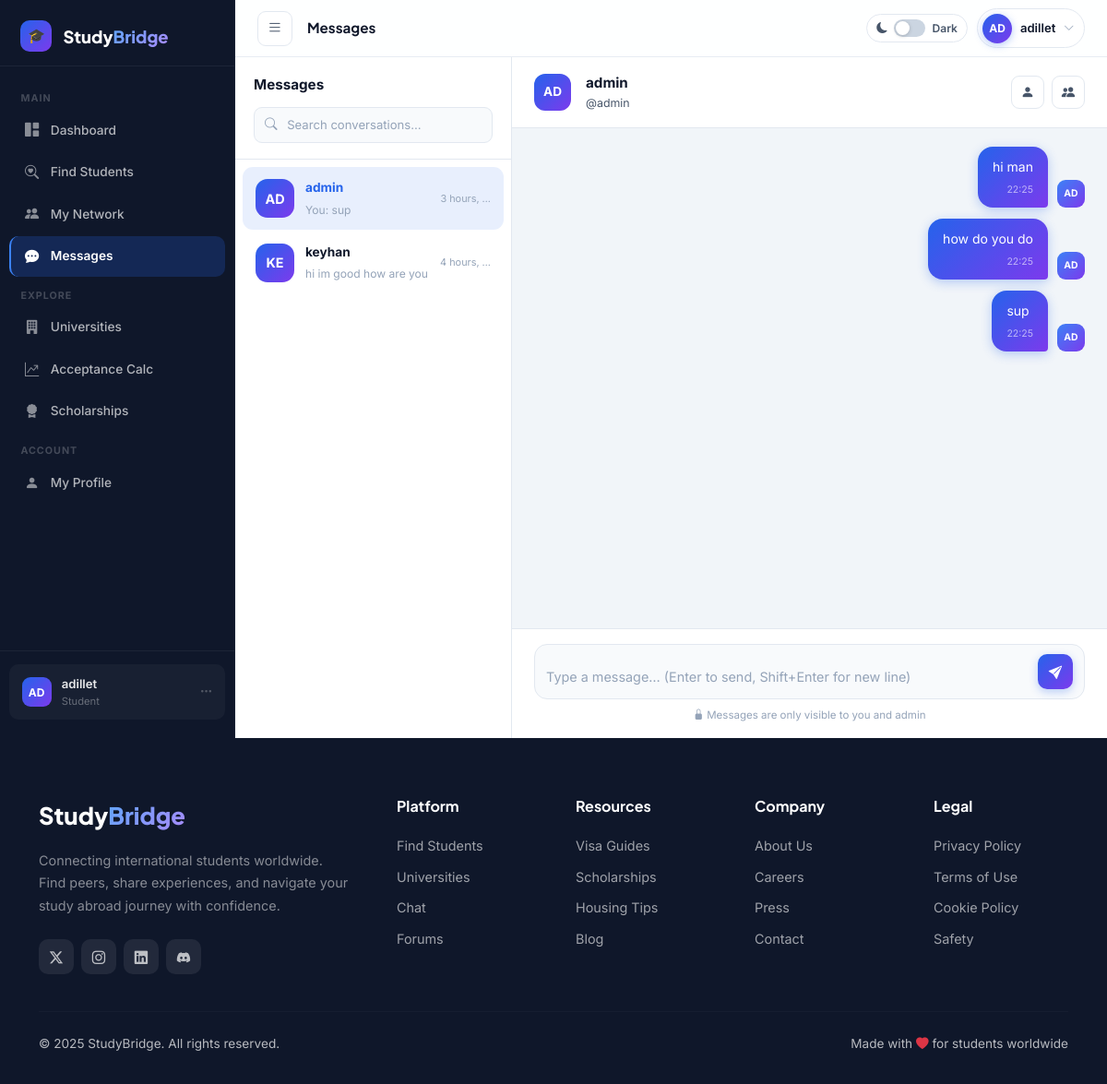
Before: /chat/admin/ (signed in) with the older database file.
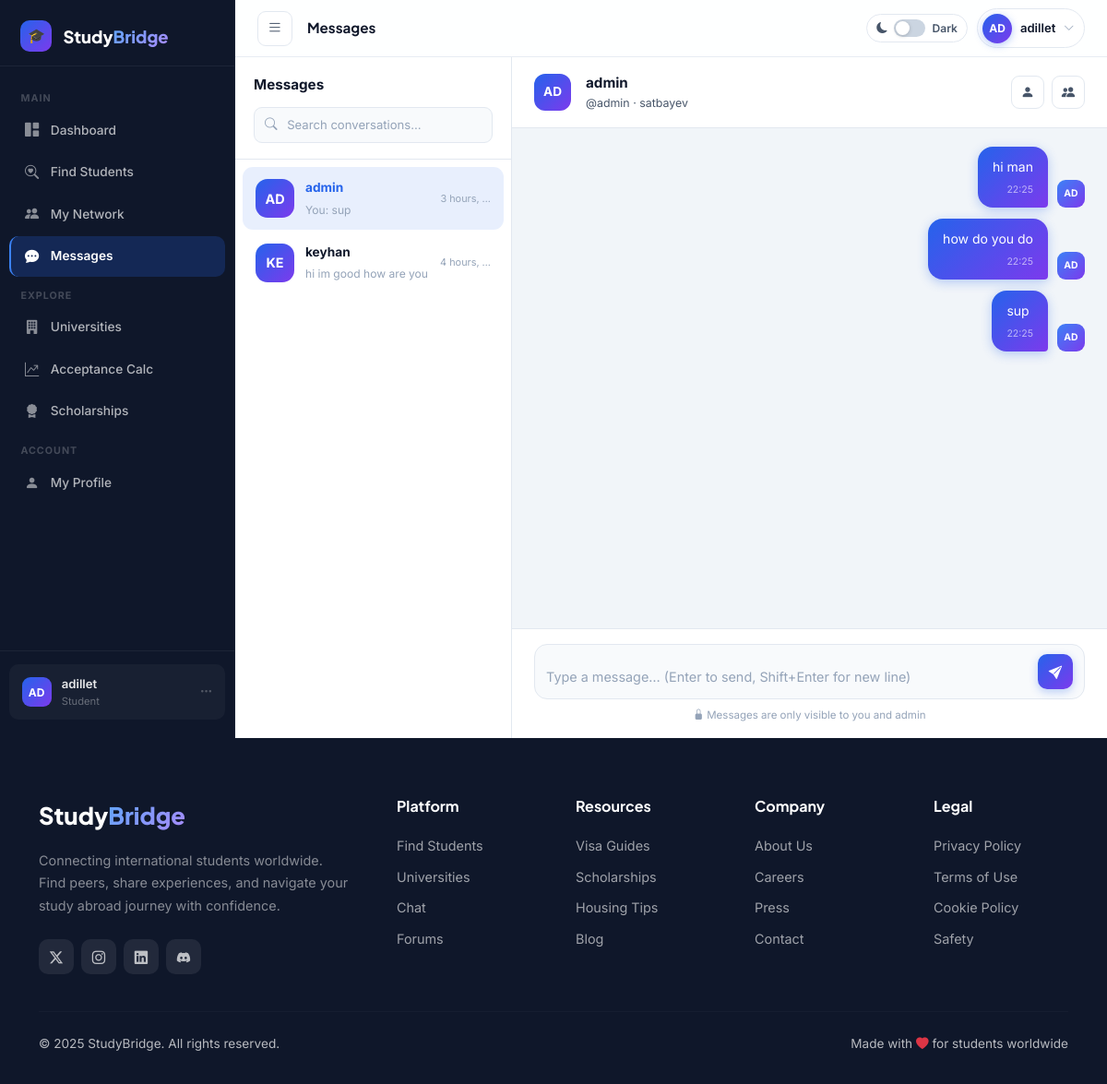
After: the same page with the newer database file.
### accounts/models.py (models this page shows, shortened)
class User(AbstractUser):
    STUDY_LEVEL_CHOICES = [
        ('bachelor', "Bachelor's Degree"),
        ('master', "Master's Degree"),
        ('phd', 'PhD'),
        ('exchange', 'Exchange Student'),
        ('language', 'Language Course'),
    ]
    YEAR_CHOICES = [
        ('1', '1st Year'),
        ('2', '2nd Year'),
        ('3', '3rd Year'),
        ('4', '4th Year'),
        ('5', '5th Year+'),
        ('grad', 'Graduate'),
    ]
    email = models.EmailField(unique=True)
    full_name = models.CharField(max_length=150, blank=True)
    country_of_origin = models.CharField(max_length=100, blank=True)
    current_country = models.CharField(max_length=100, blank=True)
    university = models.CharField(max_length=200, blank=True)
    study_level = models.CharField(max_length=20, choices=STUDY_LEVEL_CHOICES, blank=True)
    year_of_study = models.CharField(max_length=10, choices=YEAR_CHOICES, blank=True)
    field_of_study = models.CharField(max_length=150, blank=True)
    bio = models.TextField(max_length=500, blank=True)
    avatar = models.ImageField(upload_to='avatars/', null=True, blank=True)
    is_verified = models.BooleanField(default=False)
    created_at = models.DateTimeField(auto_now_add=True)
    USERNAME_FIELD = 'email'
    REQUIRED_FIELDS = ['username']
    def get_display_name(self):
        return self.full_name or self.username
    def get_initials(self):
        name = self.get_display_name()
        parts = name.split()
        if len(parts) >= 2:
            return (parts[0][0] + parts[1][0]).upper()
        return name[:2].upper()

class Message(models.Model):
    sender = models.ForeignKey(User, on_delete=models.CASCADE, related_name='sent_messages')
    receiver = models.ForeignKey(User, on_delete=models.CASCADE, related_name='received_messages')
    content = models.TextField(max_length=2000)
    timestamp = models.DateTimeField(auto_now_add=True)
    is_read = models.BooleanField(default=False)
    class Meta:
        ordering = ['timestamp']

### accounts/views.py (the view)
# urls.py: path('chat/<str:username>/', av.chat_view, name='chat'),
@login_required
def chat_view(request, username):
    other_user = get_object_or_404(User, username=username)
    connection = ConnectionRequest.objects.filter(
        Q(from_user=request.user, to_user=other_user) |
        Q(from_user=other_user, to_user=request.user),
        status='accepted'
    ).first()
    if not connection:
        messages.error(request, 'You must be connected to chat.')
        return redirect('student_profile', username=username)
    msgs = Message.objects.filter(
        Q(sender=request.user, receiver=other_user) |
        Q(sender=other_user, receiver=request.user)
    ).order_by('timestamp')
    Message.objects.filter(
        sender=other_user, receiver=request.user, is_read=False
    ).update(is_read=True)
    accepted_qs = ConnectionRequest.objects.filter(
        Q(from_user=request.user) | Q(to_user=request.user),
        status='accepted'
    ).select_related('from_user', 'to_user')
    chat_list = []
    for conn in accepted_qs:
        other = conn.to_user if conn.from_user == request.user else conn.from_user
        last_msg = Message.objects.filter(
            Q(sender=request.user, receiver=other) |
            Q(sender=other, receiver=request.user)
        ).order_by('-timestamp').first()
        unread = Message.objects.filter(sender=other, receiver=request.user, is_read=False).count()
        chat_list.append({'user': other, 'last_message': last_msg, 'unread': unread})
    chat_list.sort(key=lambda x: x['last_message'].timestamp if x['last_message'] else x['user'].date_joined, reverse=True)
    last_id = msgs.last().id if msgs.exists() else 0
    return render(request, 'students/chat.html', {
        'other_user': other_user,
        'chat_messages': msgs,
        'chat_list': chat_list,
        'last_id': last_id,
        'active_page': 'messages',
        'page_title': 'Messages',
    })

### accounts/context_processors.py (called while the page is built)
def dashboard_context(request):
    if request.user.is_authenticated:
        pending_count = ConnectionRequest.objects.filter(
            to_user=request.user, status='pending'
        ).count()
        unread_count = Message.objects.filter(
            receiver=request.user, is_read=False
        ).count()
        return {
            'pending_requests_count': pending_count,
            'unread_messages_count': unread_count,
        }
    return {'pending_requests_count': 0, 'unread_messages_count': 0}

### templates/students/chat.html (shortened to what this page needs)
{% extends 'dashboard_base.html' %}
{% block main_content %}
<div class="chat-sidebar">
  <div class="cs-header">
    <div class="cs-title">Messages</div>
    <div class="cs-search"><i class="bi bi-search"></i><input type="text" placeholder="Search conversations…" id="convSearch"></div>
  </div>
  <div class="cs-list" id="convList">
    {% if chat_list %}
      {% for item in chat_list %}
      <a href="{% url 'chat' item.user.username %}" class="conv-item {% if item.user == other_user %}active{% endif %}">
        <div class="conv-av">{{ item.user.get_initials }}</div>
        <div class="conv-info">
          <div class="conv-name">{{ item.user.get_display_name }}</div>
          <div class="conv-preview">
            {% if item.last_message %}
              {% if item.last_message.sender == user %}You: {% endif %}{{ item.last_message.content|truncatechars:32 }}
            {% else %}No messages yet{% endif %}
          </div>
        </div>
        <div class="conv-meta">
          {% if item.last_message %}<span class="conv-time">{{ item.last_message.timestamp|timesince|truncatewords:2 }}</span>{% endif %}
        </div>
      </a>
      {% endfor %}
    {% else %}
      <div style="padding:1.5rem 1rem;text-align:center;color:var(--db-text-3);font-size:.82rem;">No conversations yet</div>
    {% endif %}
  </div>
</div>
<div class="chat-area">
  <div class="chat-header">
    <div class="chat-header-av">{{ other_user.get_initials }}</div>
    <div>
      <div class="chat-header-name">{{ other_user.get_display_name }}</div>
      <div class="chat-header-meta">
        @{{ other_user.username }}{% if other_user.university %} · {{ other_user.university }}{% endif %}
      </div>
    </div>
    <div class="chat-header-actions">
      <a href="{% url 'student_profile' other_user.username %}" class="ch-btn" title="View profile"><i class="bi bi-person-fill"></i></a>
      <a href="{% url 'connections' %}" class="ch-btn" title="Back to network"><i class="bi bi-people-fill"></i></a>
    </div>
  </div>
  <div class="messages-area" id="messagesArea">
    {% if chat_messages %}
      {% for msg in chat_messages %}
      <div class="msg-row {% if msg.sender == user %}mine{% endif %}" data-id="{{ msg.id }}">
        <div class="msg-av {% if msg.sender == user %}mine{% endif %}">{{ msg.sender.get_initials }}</div>
        <div class="msg-bubble {% if msg.sender == user %}mine{% else %}theirs{% endif %}">
          {{ msg.content }}
          <span class="msg-time {% if msg.sender != user %}theirs{% endif %}">{{ msg.timestamp|date:"H:i" }}</span>
        </div>
      </div>
      {% endfor %}
    {% else %}
      <div class="no-messages" id="noMsgPlaceholder">
        <div class="no-msg-icon">💬</div>
        <div class="no-msg-text">Start the conversation!</div>
        <div class="no-msg-sub">Say hello to {{ other_user.get_display_name }} — they're waiting to hear from you.</div>
      </div>
    {% endif %}
  </div>
  <div class="chat-input-area">
    <div class="input-row">
      <textarea id="msgInput" placeholder="Type a message… (Enter to send, Shift+Enter for new line)" rows="1"></textarea>
      <button class="send-btn" id="sendBtn" title="Send message">
        <i class="bi bi-send-fill"></i>
      </button>
    </div>
    <div class="input-hint"><i class="bi bi-lock-fill"></i> Messages are only visible to you and {{ other_user.get_display_name }}</div>
  </div>
</div>
{% endblock %}

### templates/dashboard_base.html (shortened to what this page needs)
{% extends 'base.html' %}
{% block content %}
<aside class="sidebar" id="sidebar">
  <a href="{% url 'landing' %}" class="sidebar-logo">
    <div class="sidebar-logo-icon">🎓</div>
    <div class="sidebar-logo-text">Study<span>Bridge</span></div>
  </a>
  <nav class="sidebar-nav">
    <div class="sidebar-section-label">Main</div>
    <a href="{% url 'dashboard' %}" class="sidebar-link {% if active_page == 'dashboard' %}active{% endif %}">
      <i class="bi bi-grid-1x2-fill"></i> Dashboard
    </a>
    <a href="{% url 'find_students' %}" class="sidebar-link {% if active_page == 'find_students' %}active{% endif %}">
      <i class="bi bi-search-heart"></i> Find Students
    </a>
    <a href="{% url 'connections' %}" class="sidebar-link {% if active_page == 'connections' %}active{% endif %}">
      <i class="bi bi-people-fill"></i> My Network
    </a>
    <a href="{% url 'messages_inbox' %}" class="sidebar-link {% if active_page == 'messages' %}active{% endif %}">
      <i class="bi bi-chat-dots-fill"></i> Messages
    </a>
    <div class="sidebar-section-label">Explore</div>
    <a href="{% url 'universities' %}" class="sidebar-link {% if active_page == 'universities' %}active{% endif %}"><i class="bi bi-building-fill"></i> Universities</a>
    <a href="{% url 'calculator' %}" class="sidebar-link {% if active_page == 'calculator' %}active{% endif %}"><i class="bi bi-graph-up-arrow"></i> Acceptance Calc</a>
    <a href="{% url 'scholarships' %}" class="sidebar-link {% if active_page == 'scholarships' %}active{% endif %}"><i class="bi bi-award-fill"></i> Scholarships</a>
    <div class="sidebar-section-label">Account</div>
    <a href="{% url 'edit_profile' %}" class="sidebar-link {% if active_page == 'profile' %}active{% endif %}"><i class="bi bi-person-fill"></i> My Profile</a>
  </nav>
  <div class="sidebar-footer">
    <div class="sidebar-user-mini" onclick="toggleDropdown()">
      <div class="s-avatar">{{ user.get_initials }}</div>
      <div style="flex:1;min-width:0;">
        <div class="sidebar-user-name">{{ user.get_display_name }}</div>
        <div class="sidebar-user-role">Student</div>
      </div>
      <i class="bi bi-three-dots" style="color:rgba(255,255,255,.25);font-size:.85rem;"></i>
    </div>
  </div>
</aside>
<div class="main-wrapper" id="mainWrapper">
  <header class="db-header">
    <button class="burger-btn" onclick="toggleSidebar()">
      <i class="bi bi-list" id="burgerIcon"></i>
    </button>
    <div class="header-title" id="pageTitle">{% block page_title %}{{ page_title }}{% endblock %}</div>
    <div class="header-right">
      <div class="mode-toggle" onclick="toggleDarkMode()">
        <i class="bi bi-moon-fill" style="font-size:.75rem;color:var(--db-text-2);" id="modeIcon"></i>
        <div class="toggle-sw" id="modeSw"><div class="toggle-knob"></div></div>
        <span class="mode-lbl" id="modeLbl">Dark</span>
      </div>
      <div style="position:relative;">
        <div class="avatar-btn" id="avatarBtn" onclick="toggleDropdown()">
          <div class="av-circle">{{ user.get_initials }}</div>
          <span class="av-name">{{ user.get_display_name }}</span>
          <i class="bi bi-chevron-down av-chevron"></i>
        </div>
      </div>
    </div>
  </header>
  <main class="main-content">
    {% block main_content %}{% endblock %}
  </main>
</div>
{% endblock %}

Changed rows visible on the page:
changed User "admin": university (not shown) → "satbayev"
